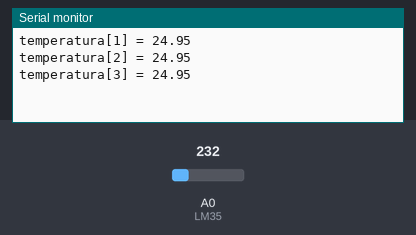
The sketch below on a simulated Arduino Uno, built for the host (arithmetic inside an expression is 32-bit, double 64-bit). On the bench: the last lines printed to the serial monitor. The inputs (shaded band) are chosen by the test bench; at power-on: A0 (LM35) = 232. EEPROM starts erased.

Above: at 1.3 s.
1.4 s: A0 (LM35) set to 250
At 1.9 s:
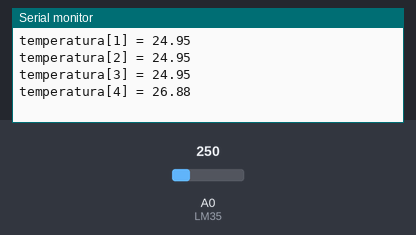
2.9 s: A0 (LM35) set to 266
At 3.4 s:
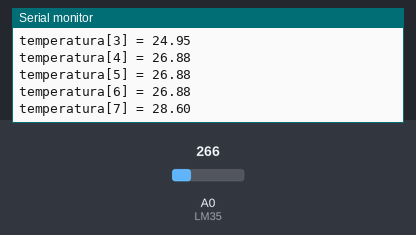
Timing chart, 0 to 5.9 s (numbered marks = the images above; inputs shaded):
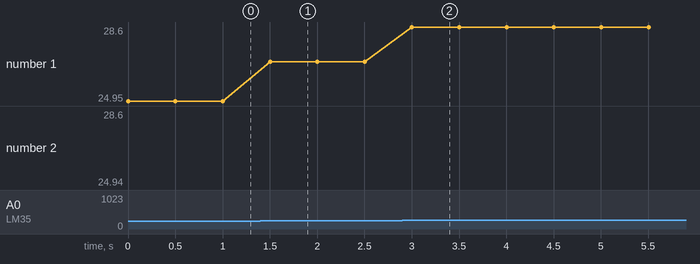

The sketch:

Modulo4.ino
```cpp
#include <EEPROM.h>
int parteInteira;
int j=1;
int parteDecimal;
float parteDecimal2;
float numero;
float media;
float total=0;
const int LM35 = 0;
float temperatura = 0;
int ADClido = 0;
int inte=0;
void setup(){
Serial.begin(9600);
analogReference(INTERNAL1V1);
//Se estiver usando Arduino Mega, use INTERNAL1V1
//se estiver usando Arduino Leonardo, remova esta linha pois o Leonardo não aceita
//este comando
}
void loop(){
  if(inte == 0){
    for(int i=0;i<40;i++){
      ADClido = analogRead(LM35);
      temperatura = ADClido * 0.1075268817; //no Leonardo use 0.4887585532
      Serial.print("temperatura[");
      Serial.print(j);
      Serial.print("] = ");
      Serial.println(temperatura);

      parteInteira = (int) temperatura;
      parteDecimal = (int) ((temperatura-parteInteira)*100);
      EEPROM.write(i, parteInteira);
      i++;
      EEPROM.write(i, parteDecimal);
      j++;
      delay(500);
    }
    j=1;
    for(int i=0;i<40;i++){
      parteInteira = EEPROM.read(i);
      i++;
      parteDecimal = EEPROM.read(i);
      parteDecimal2=(float)parteDecimal/100;
      numero = parteInteira +parteDecimal2;
      Serial.print("leitura[");
      Serial.print(j);
      Serial.print("] = ");
      Serial.println(numero);
       j++;
    }
    j=1;
inte = 1;
  }

  else{}

}
```

Measured:
- after the input at 1.4 s, the serial monitor: prints a new line after 0.10 s (image 1)
- after the input at 2.9 s, the serial monitor: prints a new line after 0.10 s (image 2)
- plotted number 1: 24.95 → 26.88 after the input at 1.4 s, 26.88 → 28.6 after the input at 2.9 s
